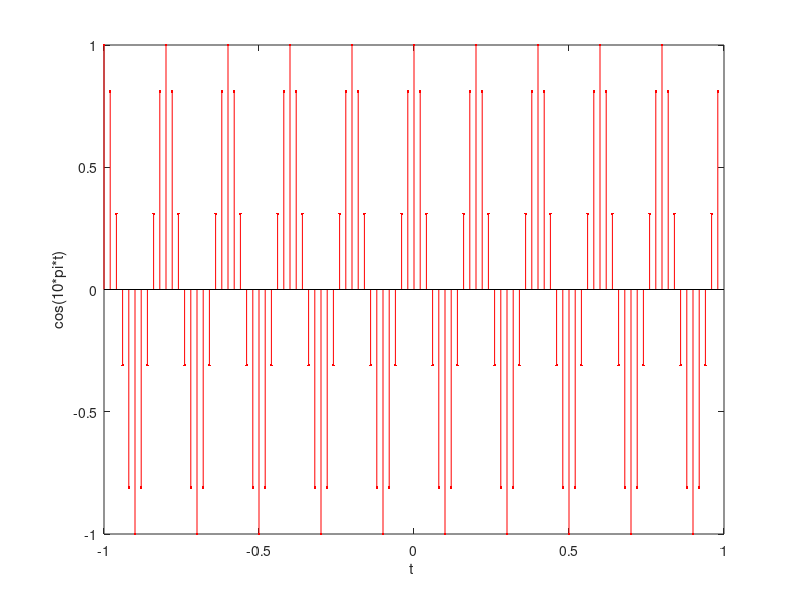
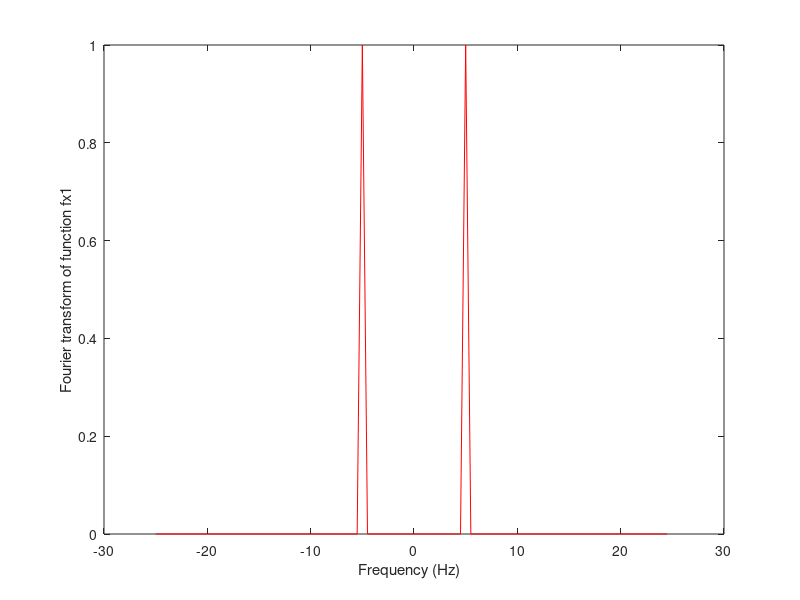

Reproduce these figures in MATLAB, in order. (Note: this script raises an error after producing the figures.)
clear
clc
format long g

% Project 03 / Part 01 / IRAN ZARE , SEPEHR AZARDAR / Signals & Systems


% ================================ Part 1 - 1 =============================

% Sampling frequency = 50 Hz  | x1

Fs = 50;                                
ts = 1/Fs;
t = -1 : ts : 1 - ts;
N = length(t);
freq = -Fs/2: Fs/N : Fs/2 - Fs/N;
x1 = cos(10*pi*t);
figure ( 1 ) 
stem (t , x1 , ' .r','linewidth',0.02) ;
xlabel ( ' t  ' )
ylabel ( ' cos(10*pi*t) ' )

% Fourier Transform
fx1 = fftshift(fft(x1));
fx1 = abs(fx1) / max(abs(fx1));
figure ( 2 ) 
plot (freq,fx1,'r');
xlabel ( ' Frequency (Hz)   ' )
ylabel ( ' Fourier transform of function fx1 ' )

% ================================ Part 2 - 1 =============================

% Sampling frequency = 50 Hz  | x2

Fs = 50;                                
ts = 1/Fs;
t = -1 : ts : 1 - ts;
N = length(t);
freq = -Fs/2: Fs/N : Fs/2 - Fs/N;
x2 = rectangularPulse(t);
figure ( 3 ) 
stem (t , x2 , '.g','linewidth',0.02) ;
xlabel ( ' t  ' )
ylabel ( ' Rectangular Pulse ' )

% Fourier Transform
fx2 = fftshift(fft(x2));
fx2 = abs(fx2) / max(abs(fx2));
figure ( 4 ) 
plot (freq,fx2,'g');
xlabel ( ' Frequency (Hz)   ' )
ylabel ( ' Fourier transform of function fx2 ' )

% ================================ Part 3 - 1 =============================

% Sampling frequency = 50 Hz  | x3

Fs = 50;                                
ts = 1/Fs;
t = -1 : ts : 1 - ts;
N = length(t);
freq = -Fs/2: Fs/N : Fs/2 - Fs/N;
x3 = x2 .* x1 ;
figure ( 5 ) 
stem (t , x3 , ' .b','linewidth',0.03) ;
xlabel ( ' t  ' )
ylabel ( ' Rectangular Pulse * cos(10*pi*t) ' )

% Fourier Transform
fx3 = fftshift(fft(x3));
fx3 = abs(fx3) / max(abs(fx3));
figure ( 6 ) 
plot (freq,fx3,'b');
xlabel ( ' Frequency (Hz)   ' )
ylabel ( ' Fourier transform of function fx3 ' )

% ================================ Part 4 - 1 =============================

% Sampling frequency = 100 Hz  | x4

Fs = 100;                                
ts = 1/Fs;
t = 0 : ts : 1 - ts;
N = length(t);
freq = -Fs/2: Fs/N : Fs/2 - Fs/N;
x4 = cos ( 30 * pi * t + pi/4 );
figure ( 7 ) 
stem (t , x4 , ' .c','linewidth',0.02) ;
xlabel ( ' t  ' )
ylabel ( ' cos ( 30 /* \pi /* t + \pi/4 ) ' )

% Fourier Transform
fx4 = fftshift(fft(x4));
x2f4 = abs(fx4) / max(abs(fx4));

figure ( 8 ) 
plot(freq,x2f4,'c');

tol = 1e-6;
fx4(abs(fx4) < tol) = 0;
theta = angle(fx4);
figure ( 9 ) 
plot(freq,theta/pi,'c')
xlabel 'Frequency (Hz)'
ylabel 'Phase / \pi'

% ================================ Part 5 - 1 =============================

% Sampling frequency = 50 Hz  | x5

Fs = 50;                                
ts = 1/Fs;
t = -19 : ts : 19 - ts;
N = length(t);
freq = -Fs/2: Fs/N : Fs/2 - Fs/N;
x5 = 0;
for k = -9 : 9
    x5 = rectangularPulse( t - 2*k )+ x5;
end
plot(t, x5)
figure ( 10 ) 
stem (t , x5 , '.y' , 'linewidth' , 0.001) ;
xlabel ( ' t  ' )
ylabel ( ' \Sigma \Pi(t-2k) ' )

% Fourier Transform
fx5 = fftshift(fft(x5));
fx5 = abs(fx5) / max(abs(fx5));
figure ( 11 ) 
plot (freq,fx5,'y');
xlabel ( ' Frequency (Hz)   ' )
ylabel ( ' Fourier transform of function fx5 ' )
